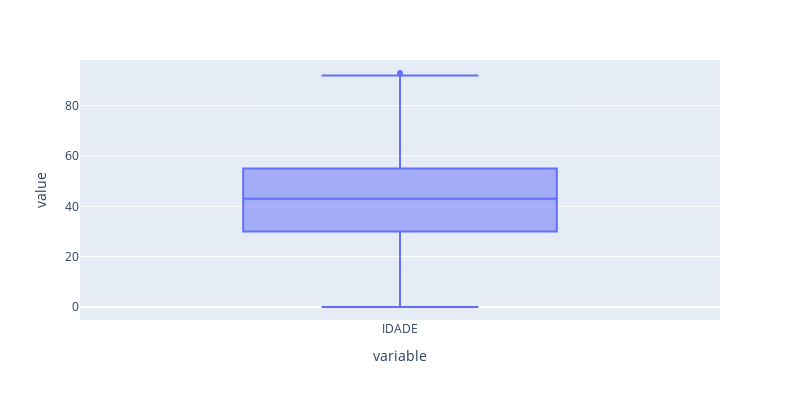

Write notebook code for a chart like this one.
### Code cell
# 7.6 box plot 'IDADE'
boxplot = px.box(df_febre_amarela['IDADE'], width=800, height=400)
boxplot.show()

### Figure 1 — Plotly figure (JSON) as saved in the notebook; plotly's stock layout.template omitted (floating-point values rounded to 4 significant figures; data arrays with more than 128 entries replaced by an {"elided": "..."} marker saying what was removed)
{"data": [{"alignmentgroup": "True", "hovertemplate": "variable=%{x}<br>value=%{y}<extra></extra>", "legendgroup": "", "marker": {"color": "#636efa"}, "name": "", "notched": false, "offsetgroup": "", "orientation": "v", "showlegend": false, "type": "box", "x": {"elided": "2768 str values"}, "x0": " ", "xaxis": "x", "y": {"elided": "2768 float values"}, "y0": " ", "yaxis": "y"}], "layout": {"boxmode": "group", "height": 400, "legend": {"tracegroupgap": 0}, "margin": {"t": 60}, "width": 800, "xaxis": {"anchor": "y", "domain": [0, 1], "title": {"text": "variable"}}, "yaxis": {"anchor": "x", "domain": [0, 1], "title": {"text": "value"}}}}
